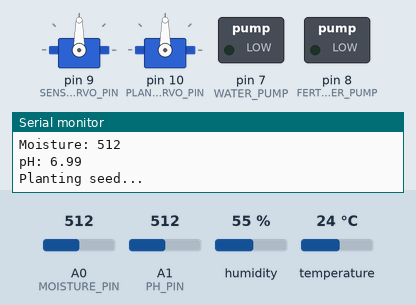
The sketch below on a simulated Arduino Uno, built with avr-gcc and run on an emulated ATmega328P. Shown: 2 × servo, switched loads named in the sketch (green lamp = pin HIGH), the last lines printed to the serial monitor. The test bench sets the inputs (shaded band); at power-on: A1 (PH_PIN) = 512, A0 (MOISTURE_PIN) = 512, humidity 55 %, temperature 24 °C.

Above: at 16.8 s.
16.9 s: A1 (PH_PIN) set to 532
At 18.6 s:
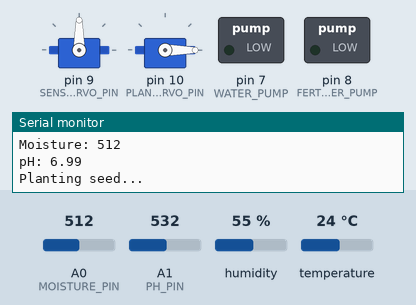
30.9 s: A1 (PH_PIN) set to 553
At 45.1 s:
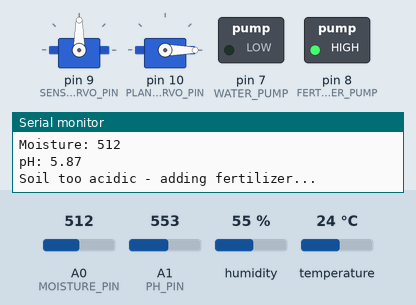
Timing chart, 0 to 49.6 s (numbered marks = the images above; inputs shaded):
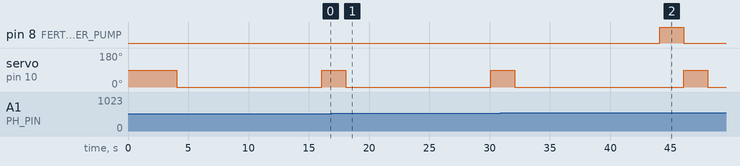

The sketch:

Agrocontrol.ino
```cpp
#include <Servo.h>
#include <DHT.h>

#define DHTPIN 2
#define DHTTYPE DHT11

DHT dht(DHTPIN, DHTTYPE);

// Pins
#define MOISTURE_PIN A0
#define PH_PIN A1

#define WATER_PUMP 7
#define FERTILIZER_PUMP 8

#define SENSOR_SERVO_PIN 9
#define PLANT_SERVO_PIN 10

Servo sensorServo;
Servo plantServo;

// Crop database structure
struct Crop {
  String name;
  int idealMoisture;
  float idealPH;
};

Crop crops[] = {
  {"Wheat", 500, 6.5},
  {"Rice", 650, 6.0},
  {"Corn", 550, 6.8}
};

int selectedCrop = 0;

void setup() {

  Serial.begin(9600);
  dht.begin();

  pinMode(WATER_PUMP, OUTPUT);
  pinMode(FERTILIZER_PUMP, OUTPUT);

  sensorServo.attach(SENSOR_SERVO_PIN);
  plantServo.attach(PLANT_SERVO_PIN);

  Serial.println("AgriRover Started");
}

void loop() {

  Crop current = crops[selectedCrop];

  Serial.print("Selected Crop: ");
  Serial.println(current.name);

  deploySensors();

  int moisture = analogRead(MOISTURE_PIN);
  float phValue = readPH();

  float temp = dht.readTemperature();
  float humidity = dht.readHumidity();

  Serial.print("Moisture: ");
  Serial.println(moisture);

  Serial.print("pH: ");
  Serial.println(phValue);

  adjustSoil(moisture, phValue, current);

  plantSeed();

  delay(10000);
}

void deploySensors() {

  Serial.println("Deploying sensors...");
  sensorServo.write(90);
  delay(2000);
}

float readPH() {

  int raw = analogRead(PH_PIN);
  float voltage = raw * (5.0 / 1023.0);
  float ph = 7 + ((2.5 - voltage) / 0.18);

  return ph;
}

void adjustSoil(int moisture, float ph, Crop crop) {

  if (moisture < crop.idealMoisture) {
    Serial.println("Low moisture - watering...");
    digitalWrite(WATER_PUMP, HIGH);
    delay(3000);
    digitalWrite(WATER_PUMP, LOW);
  }

  if (ph < crop.idealPH - 0.3) {
    Serial.println("Soil too acidic - adding fertilizer...");
    digitalWrite(FERTILIZER_PUMP, HIGH);
    delay(2000);
    digitalWrite(FERTILIZER_PUMP, LOW);
  }
}

void plantSeed() {

  Serial.println("Planting seed...");

  plantServo.write(90);
  delay(2000);

  plantServo.write(0);
}
```

Measured:
- the behaviour switches between 540 and 541 on A1 (PH_PIN) (found by bisection; images 1 and 2)
- after the input at 30.9 s, pin 8 (FERTILIZER_PUMP): LOW → HIGH after 13.2 s, → LOW 2.0 s later
